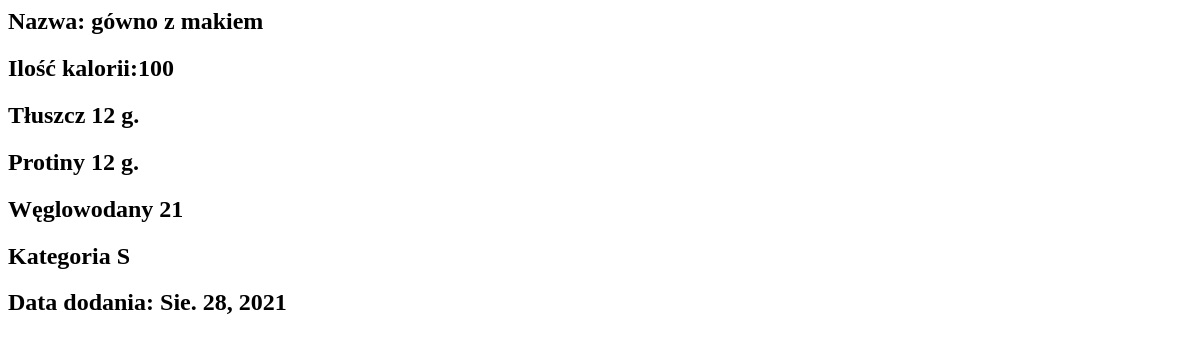
Page /produkty/37 on the earlier database version.
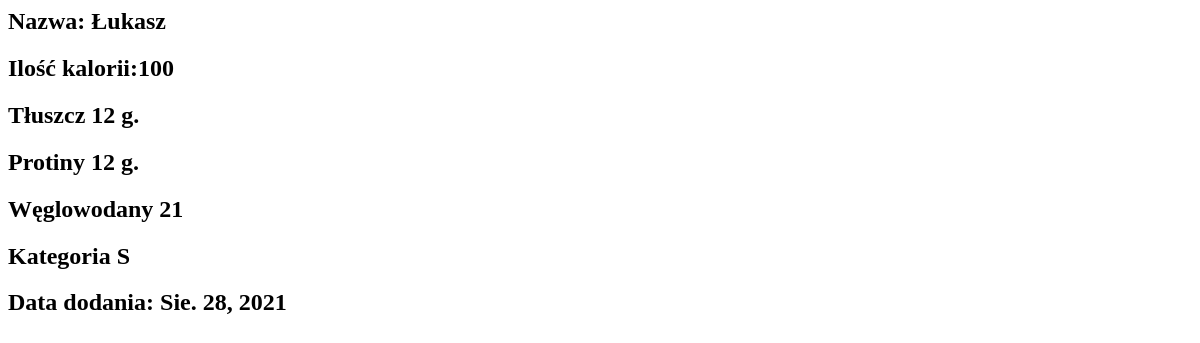
Same page on the later database version.
### base/models.py (models this page shows, shortened)
class Jedzenie(models.Model):
    Sniadanie = 'S'
    Sniadanie_II = 'S_II'
    Lunch = 'L'
    Obiad = 'O'
    Przekąska = 'P'
    Kolacja = 'K'
    Trening = 'T'
    Woda = 'W '
    CATEGORIES = [
        (Sniadanie, 'Sniadanie'),
        (Sniadanie_II, 'Sniadanie_II'),
        (Lunch, 'Lunch'),
        (Obiad, 'Obiad'),
        (Przekąska, 'Przekąska'),
        (Kolacja, 'Kolacja'),
        (Trening, 'Trening'),
        (Woda, 'Woda'),
    ]
    category = models.CharField(choices=CATEGORIES, max_length=4, verbose_name = "Kategoria")
    date = models.DateTimeField(auto_now_add=False,default=datetime.datetime.now())
    name = models.CharField(max_length=100, null=True, verbose_name = "Nazwa produktu")
    total_calories = models.IntegerField(verbose_name = "Kalorie")
    fat = models.IntegerField(verbose_name = "Tłuszcz")
    protein = models.IntegerField(verbose_name = "Proteiny")
    carbs = models.IntegerField(verbose_name = "Węglowodany")
    date_eaten = models.DateField(default=timezone.now,verbose_name = "Data spożycia")
    author = models.ForeignKey(User,on_delete=models.CASCADE)

### base/views.py (the view)
# urls.py: path('produkty/<int:pk>', ProduktView.as_view(), name='dodaj_view'),
class ProduktView(DetailView):
    model = Jedzenie
    context_object_name = 'produkty'
    template_name = 'base/produkty_detail.html'

### base/templates/base/produkty_detail.html (shortened to what this page needs)
<div class="task-wrapper" >
    <div class="task-title" >
        <h2>Nazwa: {{ produkty.name }}</h2>
        <h2>Ilość kalorii:{{ produkty.total_calories}}</h2>
        <h2>Tłuszcz {{ produkty.fat }} g.</h2>
        <h2>Protiny {{ produkty.protein}} g.</h2>
        <h2>Węglowodany {{ produkty.carbs}}</h2>
        <h2>Kategoria {{ produkty.category}}</h2>
        <h2>Data dodania: {{ produkty.date_eaten}}</h2>
</div>
</div>

Differences in the rows shown:
changed Jedzenie: name "gówno z makiem" → "Łukasz"
